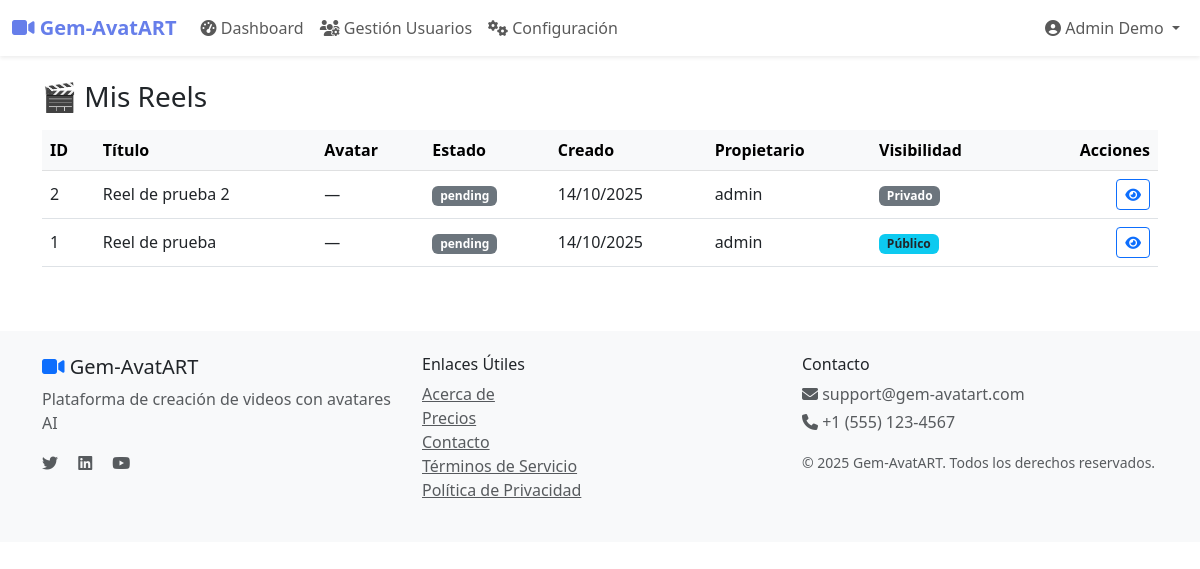
The page /user/reels (signed in) on the database its author committed.
### app/models/user.py (models this page shows, shortened)
class User(UserMixin, db.Model):
    __tablename__ = 'users'
    id            = db.Column(db.Integer, primary_key = True)
    email         = db.Column(db.String(120), unique = True, nullable = False, index = True)
    username      = db.Column(db.String(80),  unique = True, nullable = False, index = True)
    password_hash = db.Column(db.String(128), nullable = False)
    first_name = db.Column(db.String(50), nullable = False)
    last_name  = db.Column(db.String(50), nullable = False)
    phone      = db.Column(db.String(20))
    avatar_url = db.Column(db.String(200))
    role        = db.Column(db.Enum(UserRole),   nullable = False, default = UserRole.FINAL_USER)
    status      = db.Column(db.Enum(UserStatus), nullable = False, default = UserStatus.PENDING)
    is_verified = db.Column(db.Boolean, default = False)
    country           = db.Column(db.String(100))
    city              = db.Column(db.String(100))
    professional_info = db.Column(db.Text)
    email_verified             = db.Column(db.Boolean, default=False)
    email_verification_token   = db.Column(db.String(100), unique=True, nullable=True)
    email_verification_sent_at = db.Column(db.DateTime, nullable=True)
    country           = db.Column(db.String(100))
    city              = db.Column(db.String(100))
    professional_info = db.Column(db.Text)
    email_verified             = db.Column(db.Boolean, default=False)
    email_verification_token   = db.Column(db.String(100), unique=True, nullable=True)
    email_verification_sent_at = db.Column(db.DateTime, nullable=True)
    created_at = db.Column(db.DateTime, default = datetime.utcnow)
    updated_at = db.Column(db.DateTime, default = datetime.utcnow, onupdate = datetime.utcnow)
    last_login = db.Column(db.DateTime)
    invited_by_id = db.Column(db.Integer, db.ForeignKey('users.id'), nullable = True)
    invited_by    = db.relationship('User', remote_side = [id], backref = 'invited_users')
    producer_profile = db.relationship('Producer', backref = 'user', uselist = False, cascade = 'all, delete-orphan')
    reels = db.relationship('Reel', foreign_keys = 'Reel.creator_id', backref = 'creator_user', lazy = 'dynamic')
    commissions_earned = db.relationship('Commission', backref = 'user', lazy='dynamic')
    @property
    def full_name(self):
        return f"{self.first_name} {self.last_name}"
    def is_admin(self):
        return self.role == UserRole.ADMIN
    def is_producer(self):
        return self.role == UserRole.PRODUCER
    def is_subproducer(self):
        return self.role == UserRole.SUBPRODUCER
    def is_final_user(self):
        """
        Verifica si el usuario tiene rol de usuario final.

        Returns:
            bool: True si es usuario final, False en caso contrario

        Note:
            ✅ NUEVO - Reemplaza is_affiliate() según README
        """
        return self.role == UserRole.FINAL_USER
    is_affiliate = is_final_user

### app/models/reel.py (models this page shows, shortened)
class Reel(db.Model):
    __tablename__ = 'reels'
    __table_args__ = {'extend_existing': True}
    id = db.Column(db.Integer, primary_key=True)
    creator_id = db.Column(db.Integer, db.ForeignKey('users.id'), nullable=False)
    owner_id   = db.Column(db.Integer, db.ForeignKey('users.id'))  # <-- NUEVO (propietario/cliente)
    avatar_id  = db.Column(db.Integer, db.ForeignKey('avatars.id'), nullable=True)  # <-- antes era False
    creator = db.relationship('User', foreign_keys=[creator_id], backref='reels_creados')
    owner   = db.relationship('User', foreign_keys=[owner_id],   backref='reels_propios')
    avatar  = db.relationship('Avatar', back_populates='reels')
    title       = db.Column(db.String(200), nullable = False)  # Título del video
    description = db.Column(db.Text)                         # Descripción detallada
    script      = db.Column(db.Text, nullable = False)         # Texto que dirá el avatar
    duration    = db.Column(db.Float)                        # Duración en segundos
    heygen_video_id = db.Column(db.String(100), unique = True)  # ID único en HeyGen
    heygen_job_id   = db.Column(db.String(100), index=True)     # ID del job en HeyGen
    video_url       = db.Column(db.String(500))                 # URL del video generado
    thumbnail_url   = db.Column(db.String(500))                 # URL de la miniatura
    status    = db.Column(db.Enum(ReelStatus), nullable = False, default = ReelStatus.PENDING)
    is_public = db.Column(db.Boolean, default = False)  # Visibilidad pública
    resolution      = db.Column(db.String(20), default = '1080p')    # Resolución: 720p, 1080p, 4k
    background_type = db.Column(db.String(50), default = 'default')  # Tipo de fondo
    background_url  = db.Column(db.String(500))                    # URL del fondo personalizado
    meta_data = db.Column(db.JSON)         # Configuración adicional del video
    tags      = db.Column(db.String(500))  # Etiquetas separadas por comas
    category  = db.Column(db.String(50))   # Categoría del contenido
    processing_started_at   = db.Column(db.DateTime)  # Inicio del procesamiento
    processing_completed_at = db.Column(db.DateTime)  # Fin del procesamiento
    error_message           = db.Column(db.Text)      # Mensaje de error si falla
    view_count     = db.Column(db.Integer, default = 0)  # Contador de visualizaciones
    download_count = db.Column(db.Integer, default = 0)  # Contador de descargas
    cost  = db.Column(db.Float, default = 0.0)  # Costo de producción
    price = db.Column(db.Float, default = 0.0)  # Precio de venta si aplica
    stripe_payment_intent_id = db.Column(db.String(100), index=True)  # Para tracking de pagos
    created_at   = db.Column(db.DateTime, default = datetime.utcnow)                              # Fecha de creación
    updated_at   = db.Column(db.DateTime, default = datetime.utcnow, onupdate = datetime.utcnow)  # Última actualización                                                    # Fecha de aprobación
    published_at = db.Column(db.DateTime)                                                         # Fecha de publicación
    commissions = db.relationship('Commission', backref = 'reel', lazy = 'dynamic')

### app/routes/user.py (the view)
@user_bp.route('/reels')
@login_required
def reels():
    if current_user.is_admin():
        reels = Reel.query.order_by(Reel.created_at.desc()).all()
    elif current_user.is_producer() or current_user.is_subproducer():
        reels = Reel.query.filter_by(creator_id=current_user.id).order_by(Reel.created_at.desc()).all()
    else:
        reels = Reel.query.filter(
            (Reel.owner_id == current_user.id) | (Reel.is_public == True)
        ).order_by(Reel.created_at.desc()).all()
    return render_template('user/reels.html', reels=reels)

### app/templates/user/reels.html (shortened to what this page needs)
{% extends "base.html" %}
{% block content %}
<div class="container my-4">
  <div class="d-flex justify-content-between align-items-center mb-3">
    <h3 class="mb-0">🎬 Mis Reels</h3>
  </div>
  {% if reels %}
    <div class="table-responsive">
      <table class="table table-hover align-middle">
        <thead class="table-light">
          <tr>
            <th>ID</th>
            <th>Título</th>
            <th>Avatar</th>
            <th>Estado</th>
            <th>Creado</th>
            <th>Propietario</th>
            <th>Visibilidad</th>
            <th class="text-end">Acciones</th>
          </tr>
        </thead>
        <tbody>
          {% for reel in reels %}
            <tr>
              <td>{{ reel.id }}</td>
              <td>{{ reel.title or '—' }}</td>
              <td>
                {% if reel.avatar %}
                  {{ reel.avatar.name }}
                {% else %}
                  —
                {% endif %}
              </td>
              <td>
                {% if reel.status.value == 'COMPLETED' %}
                  <span class="badge bg-success">Completado</span>
                {% elif reel.status.value == 'PENDING' %}
                  <span class="badge bg-warning text-dark">Pendiente</span>
                {% elif reel.status.value == 'FAILED' %}
                  <span class="badge bg-danger">Fallido</span>
                {% else %}
                  <span class="badge bg-secondary">{{ reel.status.value }}</span>
                {% endif %}
              </td>
              <td>{{ reel.created_at.strftime('%d/%m/%Y') if reel.created_at else '—' }}</td>
              <td>{{ reel.owner.username if reel.owner else '—' }}</td>
              <td>
                {% if reel.is_public %}
                  <span class="badge bg-info text-dark">Público</span>
                {% else %}
                  <span class="badge bg-secondary">Privado</span>
                {% endif %}
              </td>
              <td class="text-end">
                <a href="{{ url_for('user.view_reel', reel_id=reel.id) }}" class="btn btn-outline-primary btn-sm">
                  <i class="fas fa-eye"></i>
                </a>
              </td>
            </tr>
          {% endfor %}
        </tbody>
      </table>
    </div>
  {% else %}
    <div class="alert alert-light border text-center py-4">
      <i class="fas fa-video-slash fa-2x text-muted mb-2"></i>
      <p class="mb-0">Aún no hay reels disponibles.</p>
    </div>
  {% endif %}
</div>
{% endblock %}

### app/templates/base.html (shortened to what this page needs)
<!DOCTYPE html>
<html lang="es">
<head>
    <link href="https://cdn.jsdelivr.net/npm/bootstrap@5.3.0/dist/css/bootstrap.min.css" rel="stylesheet">
    <link rel="stylesheet" href="https://cdnjs.cloudflare.com/ajax/libs/font-awesome/6.4.0/css/all.min.css">
</head>
<body>
    <nav class="navbar navbar-expand-lg navbar-light bg-white shadow-sm">
        <div class="container-fluid">
            <a class="navbar-brand" href="{{ url_for('main.index') }}">
                <i class="fas fa-video"></i> Gem-AvatART
            </a>
            <div class="collapse navbar-collapse" id="navbarNav">
                <ul class="navbar-nav me-auto">
                    {% if current_user.is_authenticated %}
                        <li class="nav-item">
                            <a class="nav-link" href="{{ url_for('main.dashboard') }}">
                                <i class="fas fa-tachometer-alt"></i> Dashboard
                            </a>
                        </li>
                        {% if current_user.is_admin() %}
                            <li class="nav-item">
                                <a class="nav-link" href="{{ url_for('admin.users') }}">
                                    <i class="fas fa-users-cog"></i> Gestión Usuarios
                                </a>
                            </li>
                            <li class="nav-item">
                                <a class="nav-link" href="{{ url_for('admin.dashboard') }}">
                                    <i class="fas fa-cogs"></i> Configuración
                                </a>
                            </li>
                        {% endif %}
                    {% endif %}
                </ul>
                <ul class="navbar-nav">
                    {% if current_user.is_authenticated %}
                        <li class="nav-item dropdown">
                            <a class="nav-link dropdown-toggle" href="#" id="navbarDropdown" role="button"
                               data-bs-toggle="dropdown" aria-expanded="false">
                                <i class="fas fa-user-circle"></i> {{ current_user.full_name or current_user.username }}
                            </a>
                        </li>
                    {% endif %}
                </ul>
            </div>
        </div>
    </nav>
    <main>
        {% block content %}{% endblock %}
    </main>
    <footer class="bg-light mt-5 py-4">
        <div class="container">
            <div class="row">
                <div class="col-md-4">
                    <h5><i class="fas fa-video text-primary"></i> Gem-AvatART</h5>
                    <p class="text-muted">Plataforma de creación de videos con avatares AI</p>
                    <div class="social-links">
                        <a href="#" class="text-muted me-3"><i class="fab fa-twitter"></i></a>
                        <a href="#" class="text-muted me-3"><i class="fab fa-linkedin"></i></a>
                        <a href="#" class="text-muted me-3"><i class="fab fa-youtube"></i></a>
                    </div>
                </div>
                <div class="col-md-4">
                    <h6>Enlaces Útiles</h6>
                    <ul class="list-unstyled">
                        <li><a href="{{ url_for('main.about') }}" class="text-muted">Acerca de</a></li>
                        <li><a href="{{ url_for('main.pricing') }}" class="text-muted">Precios</a></li>
                        <li><a href="{{ url_for('main.contact') }}" class="text-muted">Contacto</a></li>
                        <li><a href="#" class="text-muted">Términos de Servicio</a></li>
                        <li><a href="#" class="text-muted">Política de Privacidad</a></li>
                    </ul>
                </div>
                <div class="col-md-4">
                    <h6>Contacto</h6>
                    <p class="text-muted mb-1">
                        <i class="fas fa-envelope"></i> support@gem-avatart.com
                    </p>
                    <p class="text-muted mb-3">
                        <i class="fas fa-phone"></i> +1 (555) 123-4567
                    </p>
                    <small class="text-muted">
                        © 2025 Gem-AvatART. Todos los derechos reservados.
                    </small>
                </div>
            </div>
        </div>
    </footer>
</body>
</html>

### app/templates/base.html (style rules this page uses)
.navbar-brand { font-weight: bold; color: #667eea !important; }

### rows shown on the page
User: first_name+last_name "Admin Demo"
Reel: id "2", title "Reel de prueba 2", status.value "pending", created_at "14/10/2025", owner "admin", is_public "Privado"
Reel: id "1", title "Reel de prueba", status.value "pending", created_at "14/10/2025", owner "admin", is_public "Público"
